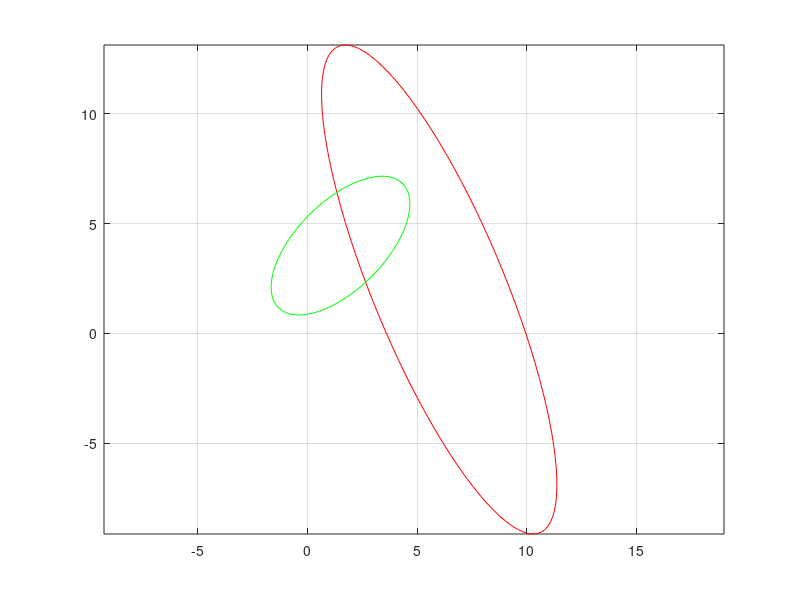

MATLAB code to generate this figure: (Note: this script raises an error after producing the figure.)

% http://www.maa.org/external_archive/joma/Volume8/Kalman/General.html

e0 = [6.0,2.0; 
      1.5,4.0];  % (x,y) coordinate shift
alfa = [pi/8; 
	3*pi/4];
ax = [3.0,0.75; 
      2.0,1.0];  % (a,b) major & minor axes

% plotting related (elliptical coordinates)
% --------------------------------------------------

% eccentricity
ec = [sqrt(1 - ax(1,1)^2/ax(1,2)^2);
      sqrt(1 - ax(2,1)^2/ax(2,2)^2)];

% semi-focal radius (f)
f = [ec(1)*ax(1,1);
     ec(2)*ax(2,1)];

% elliptical radii
eta = [acosh(1/ec(1));
       acosh(1/ec(2))]; 

% equispaced angular variable (
phi = linspace(-pi,pi,100)*1i;

z1 = complex(e0(1,1),e0(1,2)) + f(1)*cosh(eta(1) + phi)*exp(alfa(1)*1i);
z2 = complex(e0(2,1),e0(2,2)) + f(2)*cosh(eta(2) + phi)*exp(alfa(2)*1i);

figure(1);
plot(real(z1),imag(z1),'r-');
hold on;
plot(real(z2),imag(z2),'g-');
grid on;
axis equal;

% --------------------------------------------------

% http://www.mathworks.com/matlabcentral/fileexchange/28318-conics-intersection

% The homogeneous representation of a conic is a matrix
% m = [A C D; C B E; D E F] that represents the equation 
%  A x^2 + B y^2 + 2C xy + 2D x + 2Ey + F = 0

% setup canonical matrix representation of ellipse 1
a = ax(1,1); b = ax(1,2);

A = cos(alfa(1))^2/a^2 + sin(alfa(1))^2/b^2;
B = sin(alfa(1))^2/a^2 + cos(alfa(1))^2/b^2;
C = -cos(alfa(1))*sin(alfa(1))*(1/a^2 - 1/b^2);

x0 = e1(1); y0 = e1(2);

D = -(2*x0*A + y0*C)/2;
E = -(2*y0*B + x0*C)/2;
F = A*x0^2 + C*x0*y0 + B*y0^2 - 1;

Q1 = [A, C, D;
      C, B, E;
      D, E, F]

figure(2)
plotConic(Q1,'ro');

% setup canonical matrix representation of ellipse 2
a = ax(2,1); b = ax(2,2);

A = cos(alfa(2))^2/a^2 + sin(alfa(2))^2/b^2;
B = sin(alfa(2))^2/a^2 + cos(alfa(2))^2/b^2;
C = -cos(alfa(2))*sin(alfa(2))*(1/a^2 - 1/b^2);

x0 = e2(1); y0 = e2(2);

D = -(2*x0*A + y0*C)/2;
E = -(2*y0*B + x0*C)/2;
F = A*x0^2 + C*x0*y0 + B*y0^2 - 1;

Q2 = [A, C, D;
      C, B, E;
      D, E, F]

figure(3)
plotConic(Q2,'go');

P = intersectConics(Q1,Q2)
figure(1)
plot(P(1,:) ./ P(3,:) , P(2,:) ./ P(3,:), 'ro');
hold off;
